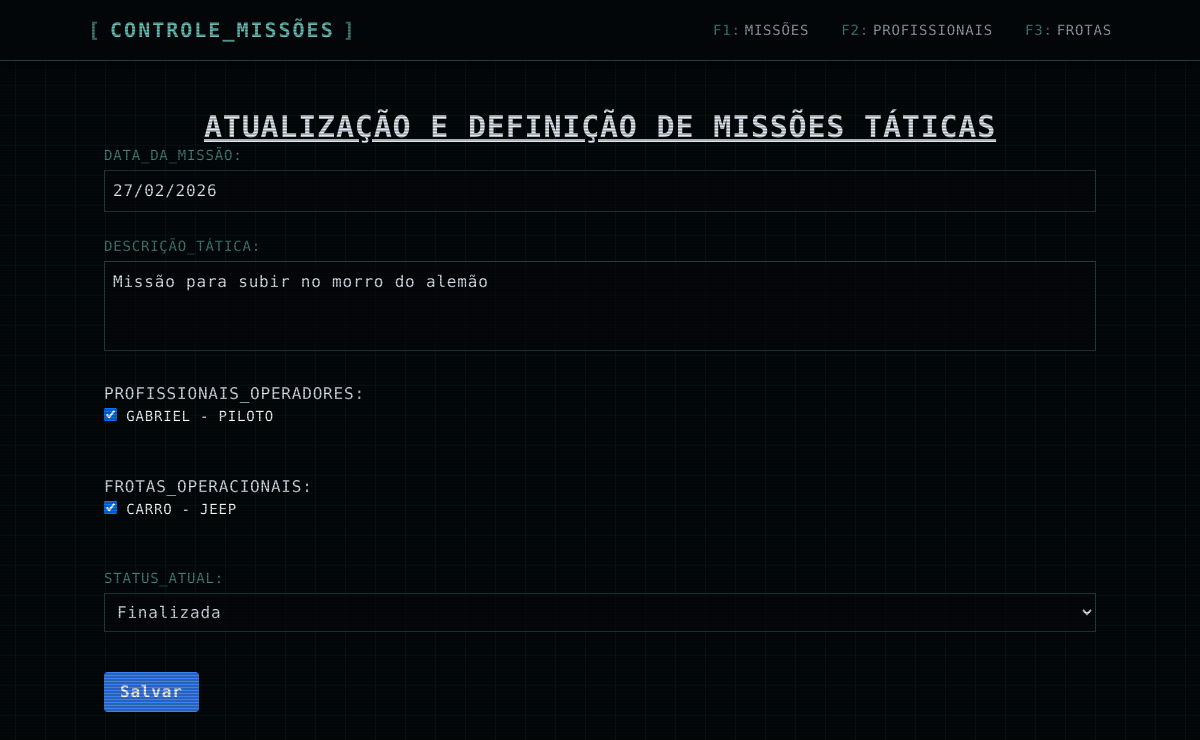
Page /atualizar-missao/1/ on the earlier database version.
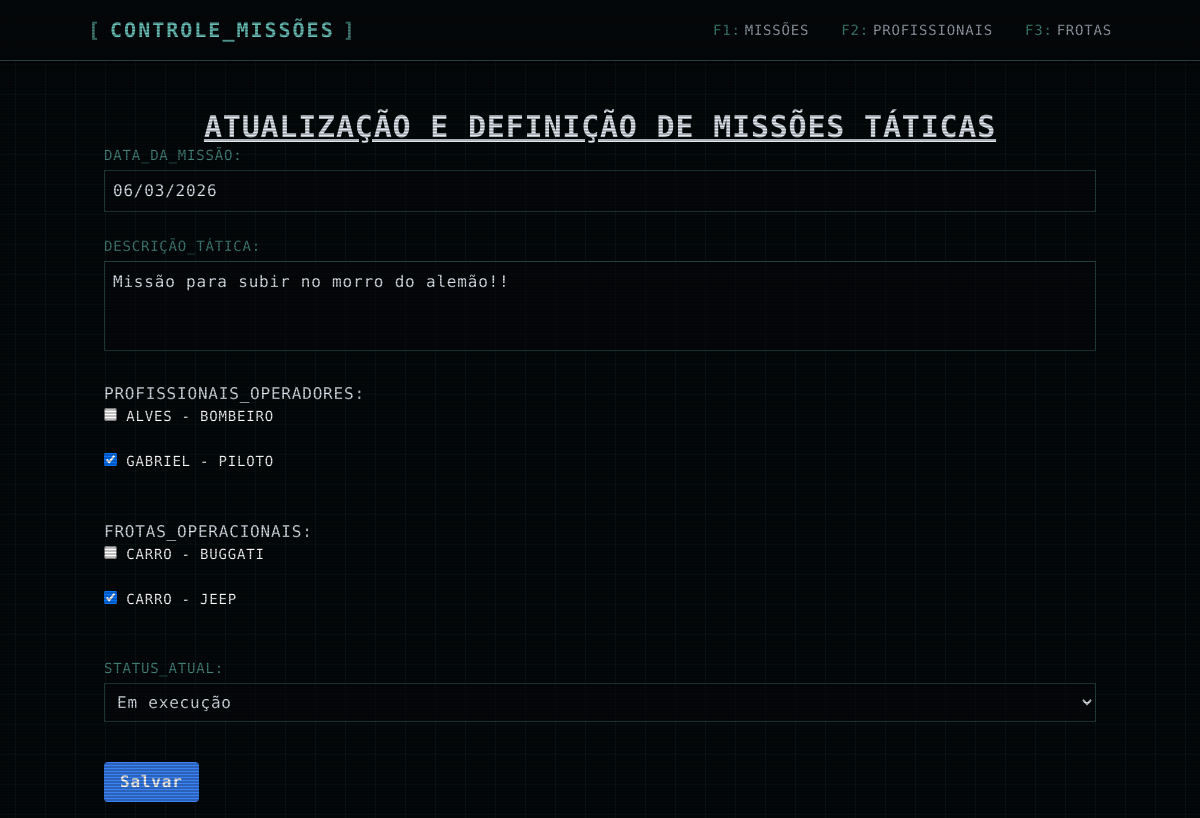
Same page on the later database version.
### mission/models.py (models this page shows, shortened)
class Mission(models.Model):
    mission_date = models.DateField(verbose_name="Data da Missão")
    description = models.TextField(max_length=1000, verbose_name="Descrição")
    operator_professional = models.ManyToManyField(
        OperatorProfessional,
        verbose_name="Profissional Alocado",
        related_name="professional_missions"
    )
    operator_fleet = models.ManyToManyField(
        OperatorFleet,
        verbose_name="Frota Alocada",
        related_name="fleet_missions"
    )
    status = models.CharField(
        choices=[
            ("Em execução", "Em execução"),
            ("Finalizada", "Finalizada")
        ]
    )
    class Meta:
        ordering = ["mission_date"]
        verbose_name = "Missão"
        verbose_name_plural = "Missões"

### mission/views.py (the view)
# urls.py: path('atualizar-missao/<int:pk>/', MissionUpdateView.as_view(), name='update_mission'),
class MissionUpdateView(UpdateView):
    model = Mission
    template_name = 'update_mission.html'
    form_class = MissionUpdateForm
    success_url = '/'
    def get_context_data(self, **kwargs):
        context = super().get_context_data(**kwargs)
        operator_professional_field = context['form'].fields['operator_professional']
        operator_professional_field.queryset = operator_professional_field.queryset.filter(Q(status__status_name='Disponivel') | Q(id__in=self.object.operator_professional.all().values_list('id', flat=True)))
        operator_fleet_field = context['form'].fields['operator_fleet']
        operator_fleet_field.queryset = operator_fleet_field.queryset.filter(Q(status__status_name='Disponivel') | Q(id__in=self.object.operator_fleet.all().values_list('id', flat=True)))
        return context

### professional/models.py (called while the page is built)
    def __str__(self):
        return f"{self.name} - {self.role}"

    def __str__(self):
        return f"{self.fleet_type} - {self.fleet_model}"

### core/templates/update_mission.html (shortened to what this page needs)
{% extends "base.html" %}
{% block content %}
<h1 class="text-3xl font-bold underline w-full text-center">Atualização e Definição de Missões Táticas</h1>
<form method="post">
    {{ form.as_div }}
    <button type="submit" class="bg-blue-500 hover:bg-blue-700 text-white font-bold py-2 px-4 rounded mt-4" style="cursor: pointer;">
        Salvar
    </button>
</form>
{% endblock %}

Differences in the rows shown:
changed Mission: mission_date "27/02/2026" → "06/03/2026"; description "Missão para subir no morro do alemão" → "Missão para subir no morro do alemão!!"; status "Finalizada" → "Em execução"
Other differences:
form field operator_professional: "☑" → "☐ ☑"
form field operator_fleet: "☑" → "☐ ☑"
text no longer shown: "DATA_DA_MISSÃO: DESCRIÇÃO_TÁTICA: PROFISSIONAIS_OPERADORES: GABRIEL - PILOTO FROTAS_OPERACIONAIS: CARRO - JEEP STATUS_ATUAL:"
text now shown: "DATA_DA_MISSÃO: DESCRIÇÃO_TÁTICA: PROFISSIONAIS_OPERADORES: ALVES - BOMBEIRO GABRIEL - PILOTO FROTAS_OPERACIONAIS: CARRO - BUGGATI CARRO - JEEP STATUS_ATUAL:"
